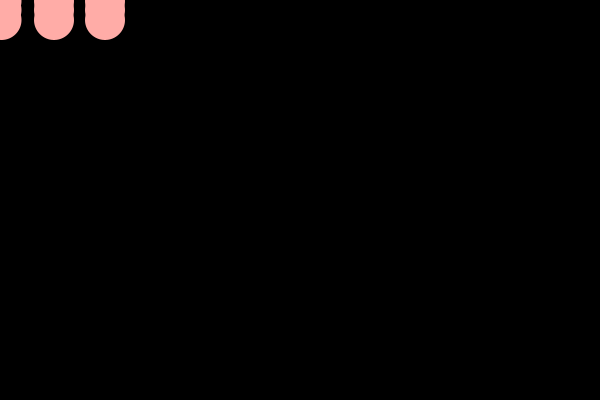
Frame 1 (no input)
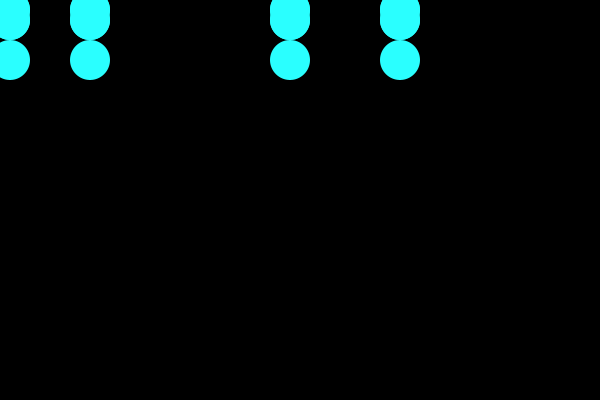
Frame 60 (the mouse pressed at the canvas centre just before this capture)
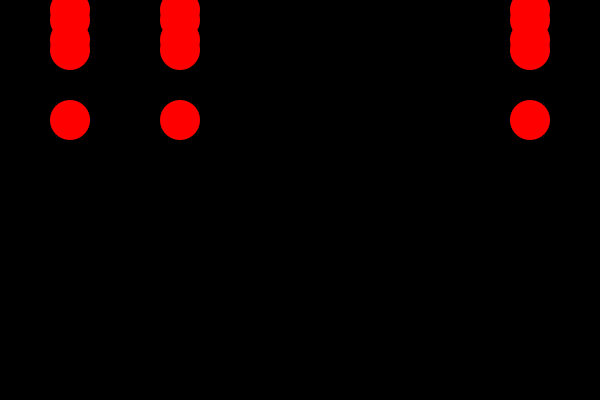
Frame 120 (the mouse held since frame 60 and released just before this capture)

The Processing sketch that drew these frames (run headless with seeded random() and noise(); from frame 60 on, the mouse is pressed at the canvas centre):

// Processing sketch: effy_week07
// ── effy_week07.pde
int sat = 40;
int satDir= 1;
float[]x={-100,-50, 0,50,100};
float[]y={-20,-10, 0,10,20};

void setup() {
  size(600, 400);
  background(0);
  smooth();
  noStroke();
  colorMode(HSB, 120);
}

void draw() {
  background(0);
  sat+=satDir;
  if (sat>500 || sat<40) satDir*=-1;
  int index =0;
  fill((frameCount+index)%255, sat, 255);

  x[0]+=0.5;
  x[1]+=1;
  x[2]+=1.5;
  x[3]+=2.0;
  x[4]+=2.5;
  y[0]+=0.5;
  y[1]+=0.5;
  y[2]+=1;
  x[3]+=2.0;
  x[4]+=2.5;
  ellipse(x[0], y[0], 40, 40);
  ellipse(x[0], y[1], 40, 40);
  ellipse(x[0], y[2], 40, 40);
  ellipse(x[0], y[3], 40, 40);
  ellipse(x[0], y[4], 40, 40);
  ellipse(x[1], y[0], 40, 40);
  ellipse(x[1], y[1], 40, 40);
  ellipse(x[1], y[2], 40, 40);
  ellipse(x[1], y[3], 40, 40);
  ellipse(x[1], y[4], 40, 40);
  ellipse(x[2], y[0], 40, 40);
  ellipse(x[2], y[1], 40, 40);
  ellipse(x[2], y[2], 40, 40);
ellipse(x[2], y[3], 40, 40);
ellipse(x[2], y[4], 40, 40);
ellipse(x[3], y[0], 40, 40);
ellipse(x[3], y[1], 40, 40);
ellipse(x[3], y[2], 40, 40);
ellipse(x[3], y[3], 40, 40);
ellipse(x[3], y[4], 40, 40);
ellipse(x[4], y[0], 40, 40);
ellipse(x[4], y[1], 40, 40);
ellipse(x[4], y[2], 40, 40);
ellipse(x[4], y[3], 40, 40);
ellipse(x[4], y[4], 40, 40);
      index++;
}
